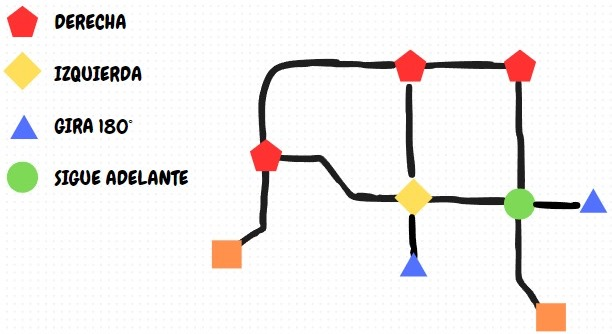
#> input picture Mision1-Control-de-Trayectoria/drone-cva/others/shapes.jpg, 612 x 334 px
$ python colors_detection.py
#> lines starting #> are read from the running program, lines starting #| are printed output that depends on the picture; after the words box and inside, x2 and y2 are one past the last pixel; in counts of white or black regions, pixels touching at a corner belong together
import cv2
import numpy as np

# read the images with colored figures
image = cv2.imread('shapes.jpg')
#> image is the input picture: shape (334, 612, 3); mean B, G, R 235.8, 237.7, 240.7

# Convert the image from BGR to HSV (Hue, Saturation, Value)
hsv_image = cv2.cvtColor(image, cv2.COLOR_BGR2HSV)
#> hsv_image: shape (334, 612, 3); mean H, S, V 12.9, 11.1, 242.5

# Define a dictionary to store the color ranges
color_ranges = {
  # (hue_min, sat_min, val_min), (hue_max, sat_max, val_max)
  'orange': {
    'lower': np.array([5, 100, 100]), # Minimum values of H, S, V for orange color
    'upper': np.array([20, 255, 255]) # Maximum values of H, S, V for orange color
  },
  'yellow': {
    'lower': np.array([20, 100, 100]), # Minimum values of H, S, V for yellow color
    'upper': np.array([30, 255, 255]) # Maximum values of H, S, V for yellow color
  },
  'green': {
    'lower': np.array([30, 50, 50]), # Minimum values of H, S, V for green color
    'upper': np.array([89, 255, 255]) # Maximum values of H, S, V for green color
  },
  'blue': {
    'lower': np.array([90, 50, 50]), # Minimum values of H, S, V for blue color
    'upper': np.array([130, 255, 255]) # Maximum values of H, S, V for blue color
  },
  'red': {
    'lower': np.array([165, 50, 50]), # Minimum values of H, S, V for red color
    'upper': np.array([180, 255, 255]) # Maximum values of H, S, V for red color
  }
}

def mask_color(image, lower_color, upper_color):
  # Create a binary mask where pixels within the color range are white and others are black
  mask = cv2.inRange(image, lower_color, upper_color)
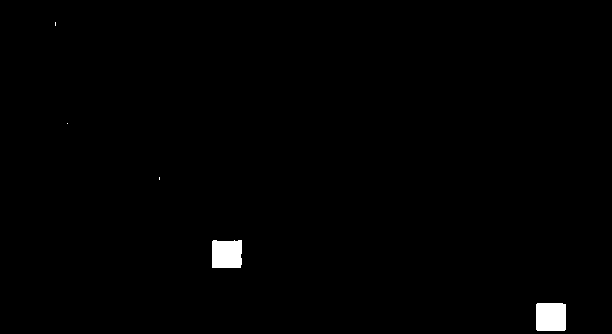
#> mask: shape (334, 612); 0.81% white; 5 white regions (3 under 20 px), largest, box (x1, y1, x2, y2) and area: (536, 303, 566, 331) 834, (212, 240, 242, 268) 812
  return mask

# Access the red color range from the dictionary
orange_mask = mask_color(hsv_image, color_ranges['orange']['lower'], color_ranges['orange']['upper'])
yellow_mask = mask_color(hsv_image, color_ranges['yellow']['lower'], color_ranges['yellow']['upper'])
#> in mask_color (call 2), `mask = cv2.inRange(image, lower_color, upper_color)`:
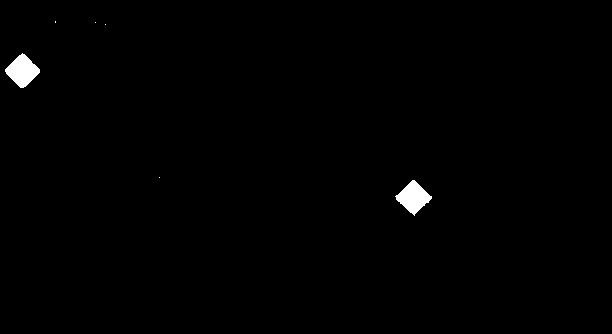
#> mask: shape (334, 612); 0.69% white; 6 white regions (4 under 20 px), largest, box (x1, y1, x2, y2) and area: (5, 53, 40, 88) 706, (395, 180, 432, 216) 695
green_mask = mask_color(hsv_image, color_ranges['green']['lower'], color_ranges['green']['upper'])
#> in mask_color (call 3), `mask = cv2.inRange(image, lower_color, upper_color)`:
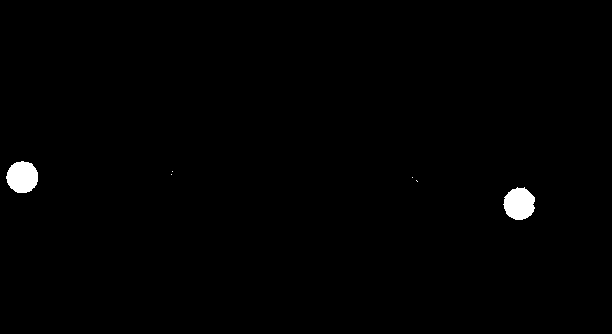
#> mask: shape (334, 612); 0.78% white; 6 white regions (4 under 20 px), largest, box (x1, y1, x2, y2) and area: (503, 187, 535, 220) 799, (6, 161, 38, 193) 798
blue_mask = mask_color(hsv_image, color_ranges['blue']['lower'], color_ranges['blue']['upper'])
#> in mask_color (call 4), `mask = cv2.inRange(image, lower_color, upper_color)`:
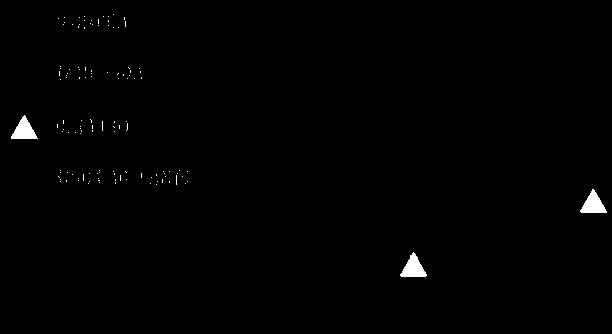
#> mask: shape (334, 612); 0.64% white; 123 white regions (120 under 20 px), largest, box (x1, y1, x2, y2) and area: (400, 252, 427, 277) 373, (580, 189, 607, 213) 361, (11, 115, 38, 139) 354
red_mask = mask_color(hsv_image, color_ranges['red']['lower'], color_ranges['red']['upper'])
#> in mask_color (call 5), `mask = cv2.inRange(image, lower_color, upper_color)`:
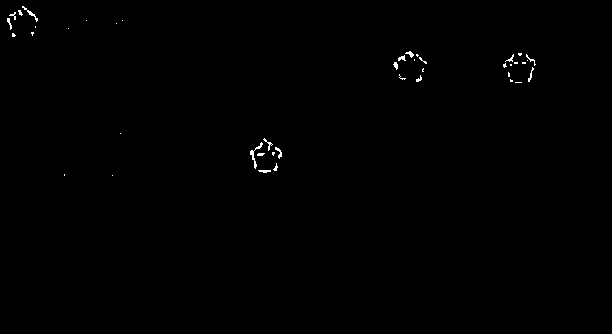
#> mask: shape (334, 612); 0.32% white in thin lines or dots, all inside (x1, y1, x2, y2) = (7, 6, 536, 176)

# Aplicar la máscara a la imagen original para obtener solo las regiones que coinciden con el color deseado
color_detected_image = cv2.bitwise_and(image, image, mask=red_mask)

# Mostrar la imagen original y la imagen con el color detectado
cv2.imshow('Original Image', image)
cv2.imshow('Color Detected Image', color_detected_image)
cv2.waitKey(0)
cv2.destroyAllWindows()

$ run again, with Mision1-Control-de-Trayectoria/drone-cva/others/imagen.jpg copied over Mision1-Control-de-Trayectoria/drone-cva/others/shapes.jpg
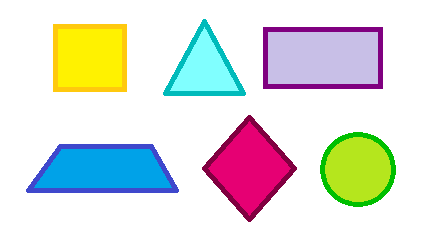
#> input picture Mision1-Control-de-Trayectoria/drone-cva/others/imagen.jpg, 431 x 241 px
#> image is the input picture: shape (241, 431, 3); mean B, G, R 219, 223.9, 222.5
#> hsv_image: shape (241, 431, 3); mean H, S, V 30.1, 61.2, 244.9
#> mask: shape (241, 431); every value is 0
#> in mask_color (call 2), `mask = cv2.inRange(image, lower_color, upper_color)`:
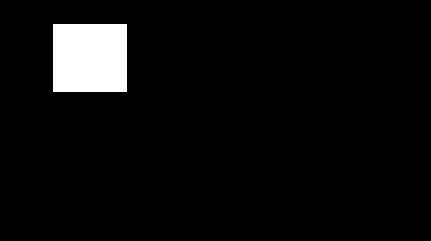
#> mask: shape (241, 431); 4.8% white; 1 white region, box (x1, y1, x2, y2) and area: (53, 24, 127, 92) 5032
#> mask: shape (241, 431); 4.3% white; 1 white region, box (x1, y1, x2, y2) and area: (320, 132, 396, 207) 4453
#> mask: shape (241, 431); 9.2% white; 2 white regions, box (x1, y1, x2, y2) and area: (26, 144, 179, 193) 6136, (163, 19, 246, 96) 3435
#> mask: shape (241, 431); 5.1% white; 1 white region, box (x1, y1, x2, y2) and area: (202, 115, 297, 222) 5295
#> `color_detected_image = cv2.bitwise_and(image, image, mask=red_mask)`:
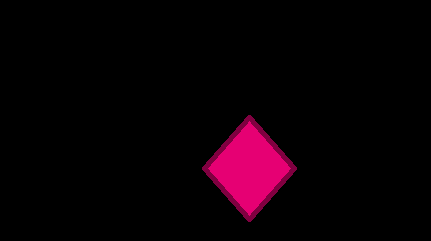
#> color_detected_image: shape (241, 431, 3); mean B, G, R 5.2, 0, 10.4
